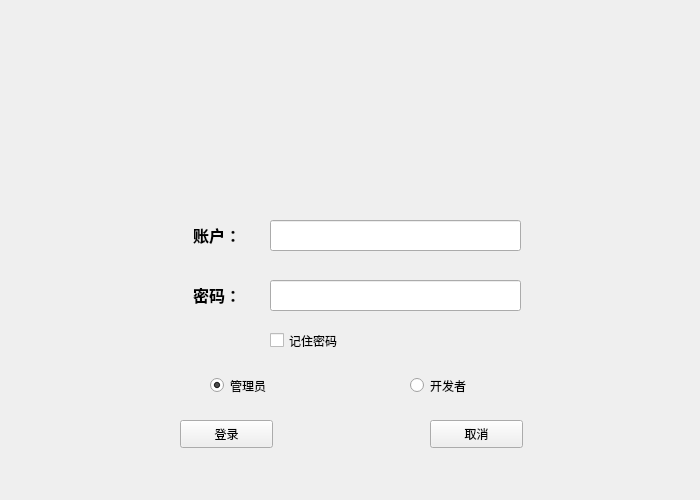
<?xml version="1.0" encoding="UTF-8"?>
<ui version="4.0">
 <class>AdminLoginWindow</class>
 <widget class="QMainWindow" name="AdminLoginWindow">
  <property name="enabled">
   <bool>true</bool>
  </property>
  <property name="geometry">
   <rect>
    <x>0</x>
    <y>0</y>
    <width>700</width>
    <height>500</height>
   </rect>
  </property>
  <property name="minimumSize">
   <size>
    <width>700</width>
    <height>500</height>
   </size>
  </property>
  <property name="maximumSize">
   <size>
    <width>700</width>
    <height>500</height>
   </size>
  </property>
  <property name="acceptDrops">
   <bool>false</bool>
  </property>
  <property name="windowTitle">
   <string>Stepic 管理员登录</string>
  </property>
  <property name="windowIcon">
   <iconset>
    <normaloff>../image/游戏.png</normaloff>../image/游戏.png</iconset>
  </property>
  <widget class="QWidget" name="centralwidget">
   <widget class="QLabel" name="icon">
    <property name="geometry">
     <rect>
      <x>60</x>
      <y>20</y>
      <width>351</width>
      <height>161</height>
     </rect>
    </property>
    <property name="text">
     <string/>
    </property>
    <property name="pixmap">
     <pixmap>../image/游戏大logo.png</pixmap>
    </property>
   </widget>
   <widget class="QLabel" name="adminname">
    <property name="geometry">
     <rect>
      <x>170</x>
      <y>220</y>
      <width>71</width>
      <height>31</height>
     </rect>
    </property>
    <property name="text">
     <string>&lt;html&gt;&lt;head/&gt;&lt;body&gt;&lt;p align=&quot;right&quot;&gt;&lt;span style=&quot; font-size:12pt; font-weight:600;&quot;&gt;账户：&lt;/span&gt;&lt;/p&gt;&lt;/body&gt;&lt;/html&gt;</string>
    </property>
   </widget>
   <widget class="QLabel" name="password">
    <property name="geometry">
     <rect>
      <x>170</x>
      <y>280</y>
      <width>71</width>
      <height>31</height>
     </rect>
    </property>
    <property name="text">
     <string>&lt;html&gt;&lt;head/&gt;&lt;body&gt;&lt;p align=&quot;right&quot;&gt;&lt;span style=&quot; font-size:12pt; font-weight:600;&quot;&gt;密码：&lt;/span&gt;&lt;/p&gt;&lt;/body&gt;&lt;/html&gt;</string>
    </property>
   </widget>
   <widget class="QLineEdit" name="nametext">
    <property name="geometry">
     <rect>
      <x>270</x>
      <y>220</y>
      <width>251</width>
      <height>31</height>
     </rect>
    </property>
   </widget>
   <widget class="QLineEdit" name="passwordtext">
    <property name="geometry">
     <rect>
      <x>270</x>
      <y>280</y>
      <width>251</width>
      <height>31</height>
     </rect>
    </property>
    <property name="echoMode">
     <enum>QLineEdit::Password</enum>
    </property>
   </widget>
   <widget class="QCheckBox" name="checkBox">
    <property name="geometry">
     <rect>
      <x>270</x>
      <y>330</y>
      <width>91</width>
      <height>21</height>
     </rect>
    </property>
    <property name="text">
     <string>记住密码</string>
    </property>
   </widget>
   <widget class="QPushButton" name="loginButton">
    <property name="geometry">
     <rect>
      <x>180</x>
      <y>420</y>
      <width>93</width>
      <height>28</height>
     </rect>
    </property>
    <property name="styleSheet">
     <string notr="true">background-color: qlineargradient(spread:pad, x1:0, y1:0, x2:1, y2:0, stop:0 rgba(245, 224, 176, 255), stop:0.09 rgba(246, 189, 237, 255), stop:0.14 rgba(194, 207, 246, 255), stop:0.19 rgba(184, 160, 168, 255), stop:0.25 rgba(171, 186, 248, 255), stop:0.32 rgba(243, 248, 224, 255), stop:0.385 rgba(249, 162, 183, 255), stop:0.47 rgba(100, 115, 124, 255), stop:0.58 rgba(251, 205, 202, 255), stop:0.65 rgba(170, 128, 185, 255), stop:0.75 rgba(252, 222, 204, 255), stop:0.805 rgba(206, 122, 218, 255), stop:0.86 rgba(254, 223, 175, 255), stop:0.91 rgba(254, 236, 244, 255), stop:1 rgba(255, 191, 221, 255));
font: 9pt &quot;黑体&quot;;</string>
    </property>
    <property name="text">
     <string>登录</string>
    </property>
   </widget>
   <widget class="QPushButton" name="exitBottun">
    <property name="geometry">
     <rect>
      <x>430</x>
      <y>420</y>
      <width>93</width>
      <height>28</height>
     </rect>
    </property>
    <property name="styleSheet">
     <string notr="true">background-color: qlineargradient(spread:pad, x1:0, y1:0, x2:1, y2:0, stop:0 rgba(245, 224, 176, 255), stop:0.09 rgba(246, 189, 237, 255), stop:0.14 rgba(194, 207, 246, 255), stop:0.19 rgba(184, 160, 168, 255), stop:0.25 rgba(171, 186, 248, 255), stop:0.32 rgba(243, 248, 224, 255), stop:0.385 rgba(249, 162, 183, 255), stop:0.47 rgba(100, 115, 124, 255), stop:0.58 rgba(251, 205, 202, 255), stop:0.65 rgba(170, 128, 185, 255), stop:0.75 rgba(252, 222, 204, 255), stop:0.805 rgba(206, 122, 218, 255), stop:0.86 rgba(254, 223, 175, 255), stop:0.91 rgba(254, 236, 244, 255), stop:1 rgba(255, 191, 221, 255));
font: 9pt &quot;黑体&quot;;</string>
    </property>
    <property name="text">
     <string>取消</string>
    </property>
   </widget>
   <widget class="QRadioButton" name="radioButton_1">
    <property name="geometry">
     <rect>
      <x>410</x>
      <y>370</y>
      <width>91</width>
      <height>31</height>
     </rect>
    </property>
    <property name="text">
     <string>开发者</string>
    </property>
   </widget>
   <widget class="QRadioButton" name="radioButton">
    <property name="geometry">
     <rect>
      <x>210</x>
      <y>370</y>
      <width>91</width>
      <height>31</height>
     </rect>
    </property>
    <property name="tabletTracking">
     <bool>false</bool>
    </property>
    <property name="text">
     <string>管理员</string>
    </property>
    <property name="checked">
     <bool>true</bool>
    </property>
   </widget>
  </widget>
 </widget>
 <resources>
  <include location="../image/image.qrc"/>
 </resources>
 <connections/>
</ui>
